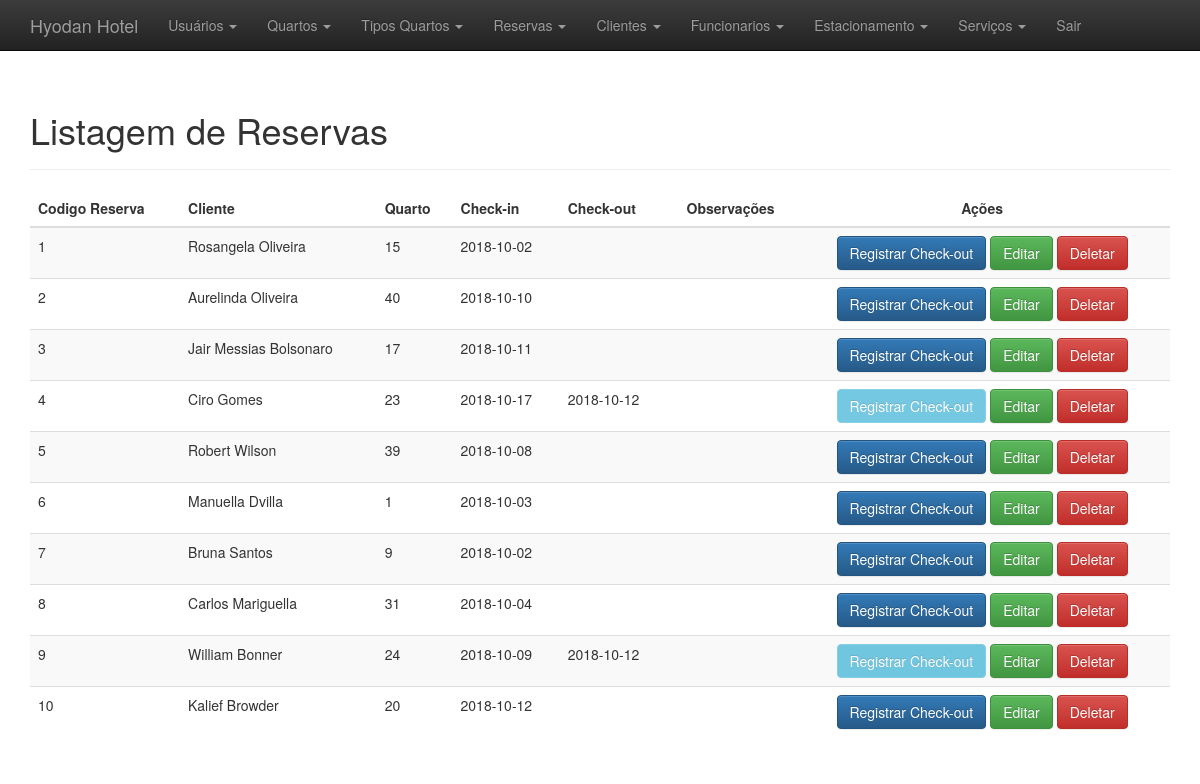
The app's page /SITE/hotel/administrativo.php?link=14 (signed in) with its own data.
### tables this page shows
CREATE TABLE IF NOT EXISTS `reservas` (
  `idreserva` int(11) NOT NULL AUTO_INCREMENT,
  `idquarto` int(11) DEFAULT NULL,
  `idcliente` int(11) DEFAULT NULL,
  `check_in` date NOT NULL,
  `check_out` date DEFAULT NULL,
  `obs` text,
  PRIMARY KEY (`idreserva`),
  KEY `idquarto` (`idquarto`),
  KEY `idcliente` (`idcliente`)
);

CREATE TABLE IF NOT EXISTS `clientes` (
  `idcliente` int(11) NOT NULL AUTO_INCREMENT,
  `nome` varchar(30) NOT NULL,
  `cpf` bigint(11) DEFAULT NULL,
  `rg` int(9) DEFAULT NULL,
  `datanasc` date NOT NULL,
  `nacionalidade` varchar(20) DEFAULT NULL,
  `email` varchar(50) DEFAULT NULL,
  `ddd` tinyint(2) DEFAULT NULL,
  `tel` int(9) DEFAULT NULL,
  `cep` int(8) DEFAULT NULL,
  `endereco` varchar(40) DEFAULT NULL,
  `complemento` varchar(30) DEFAULT NULL,
  `uf` char(2) DEFAULT NULL,
  `cidade` varchar(20) DEFAULT NULL,
  PRIMARY KEY (`idcliente`),
  UNIQUE KEY `rg` (`rg`),
  UNIQUE KEY `cpf` (`cpf`),
  UNIQUE KEY `email` (`email`)
);

CREATE TABLE IF NOT EXISTS `quartos` (
  `idquarto` int(11) NOT NULL AUTO_INCREMENT,
  `numero` int(3) NOT NULL,
  `andar` int(2) NOT NULL,
  `tipo` int(11) NOT NULL,
  `disponivel` tinyint(1) NOT NULL,
  `vista_mar` tinyint(1) NOT NULL,
  `hidromassagem` tinyint(1) NOT NULL,
  `imagem` varchar(100) DEFAULT NULL,
  `obs` text,
  PRIMARY KEY (`idquarto`),
  UNIQUE KEY `numero` (`numero`),
  KEY `tipo` (`tipo`)
);

### SITE/hotel/listar_reservas.php (the view)
<div class="container theme-showcase">
	<div class="page-header">
		<h1>Listagem de Reservas</h1>
	</div>
	<table class="table table-striped">
		<thead>
			<tr>
				<th>Codigo Reserva</th>
				<th>Cliente</th>
				<th>Quarto</th>
				<th>Check-in</th>
				<th>Check-out</th>
				<th><center>Observações</center></th>
				<th><center>Ações</center></th>
			</tr>
		</thead>
		<tbody>
			<?php
				include("conexao.php");
				$sql = "select r.idreserva, c.nome, q.numero, r.check_in, r.check_out, r.obs from reservas as r join quartos as q join clientes as c on r.idquarto=q.idquarto and r.idcliente=c.idcliente order by r.idreserva";
				$selecao = mysqli_query($conexao, $sql);
				while($result = mysqli_fetch_assoc($selecao)){
					$id = $result['idreserva'];
					$nomeCliente = $result['nome'];
					$numQuarto = $result['numero'];
					$checkin = $result['check_in'];
					$checkout = $result['check_out'];
					$obs = $result['obs'];
				?>
					<tr>
						<td><?=$id;?></td>
						<td><?=$nomeCliente;?></td>
						<td><?=$numQuarto;?></td>
						<td><?=$checkin;?></td>
						<td><?=$checkout;?></td>
						<td><center><?=$obs;?></center></td>
						<td>
							<center>
								<a href="processa/checkout-reserva.php?id=<?=$id;?>"><button <?php if($checkout == ""){ echo "class='btn btn-primary'"; }else{ echo "class='btn btn-info' disabled"; } ?> >Registrar Check-out</button></a>
								<a href="administrativo.php?link=15&id=<?=$id;?>"><button class="btn btn-success">Editar</button></a>
								<a href="deletar-reserva?id=<?=$id;?>"><button class="btn btn-danger">Deletar</button></a>
							</center>
						</td>
					</tr>
				<?php
				}
			?>
		</tbody>
	</table>
</div>

### SITE/hotel/css/theme.css (style rules this page uses)
body { padding-top: 70px; padding-bottom: 30px; }

### records on screen
reservas: idreserva "1", idcliente.nome "Rosangela Oliveira", idquarto.numero "15", check_in "2018-10-02"
reservas: idreserva "2", idcliente.nome "Aurelinda Oliveira", idquarto.numero "40", check_in "2018-10-10"
reservas: idreserva "3", idcliente.nome "Jair Messias Bolsonaro", idquarto.numero "17", check_in "2018-10-11"
reservas: idreserva "4", idcliente.nome "Ciro Gomes", idquarto.numero "23", check_in "2018-10-17", check_out "2018-10-12"
reservas: idreserva "5", idcliente.nome "Robert Wilson", idquarto.numero "39", check_in "2018-10-08"
reservas: idreserva "6", idcliente.nome "Manuella Dvilla", idquarto.numero "1", check_in "2018-10-03"
reservas: idreserva "7", idcliente.nome "Bruna Santos", idquarto.numero "9", check_in "2018-10-02"
reservas: idreserva "8", idcliente.nome "Carlos Mariguella", idquarto.numero "31", check_in "2018-10-04"
reservas: idreserva "9", idcliente.nome "William Bonner", idquarto.numero "24", check_in "2018-10-09", check_out "2018-10-12"
reservas: idreserva "10", idcliente.nome "Kalief Browder", idquarto.numero "20", check_in "2018-10-12"
